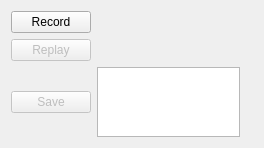
<?xml version="1.0" encoding="UTF-8"?>
<ui version="4.0">
 <class>Form</class>
 <widget class="QWidget" name="Form">
  <property name="geometry">
   <rect>
    <x>0</x>
    <y>0</y>
    <width>264</width>
    <height>148</height>
   </rect>
  </property>
  <property name="windowTitle">
   <string>Form</string>
  </property>
  <layout class="QGridLayout" name="gridLayout">
   <item row="1" column="2">
    <widget class="QLabel" name="lblRecording">
     <property name="text">
      <string/>
     </property>
    </widget>
   </item>
   <item row="5" column="2">
    <spacer name="horizontalSpacer">
     <property name="orientation">
      <enum>Qt::Orientation::Horizontal</enum>
     </property>
     <property name="sizeType">
      <enum>QSizePolicy::Policy::Expanding</enum>
     </property>
     <property name="sizeHint" stdset="0">
      <size>
       <width>40</width>
       <height>20</height>
      </size>
     </property>
    </spacer>
   </item>
   <item row="1" column="0">
    <widget class="QPushButton" name="btnRecord">
     <property name="text">
      <string>Record</string>
     </property>
    </widget>
   </item>
   <item row="5" column="0">
    <widget class="QPushButton" name="btnReplay">
     <property name="enabled">
      <bool>false</bool>
     </property>
     <property name="text">
      <string>Replay</string>
     </property>
    </widget>
   </item>
   <item row="6" column="0">
    <widget class="QPushButton" name="btnSave">
     <property name="enabled">
      <bool>false</bool>
     </property>
     <property name="text">
      <string>Save</string>
     </property>
    </widget>
   </item>
   <item row="6" column="1">
    <widget class="QListView" name="lstSavedMacros"/>
   </item>
  </layout>
 </widget>
 <resources/>
 <connections/>
</ui>
